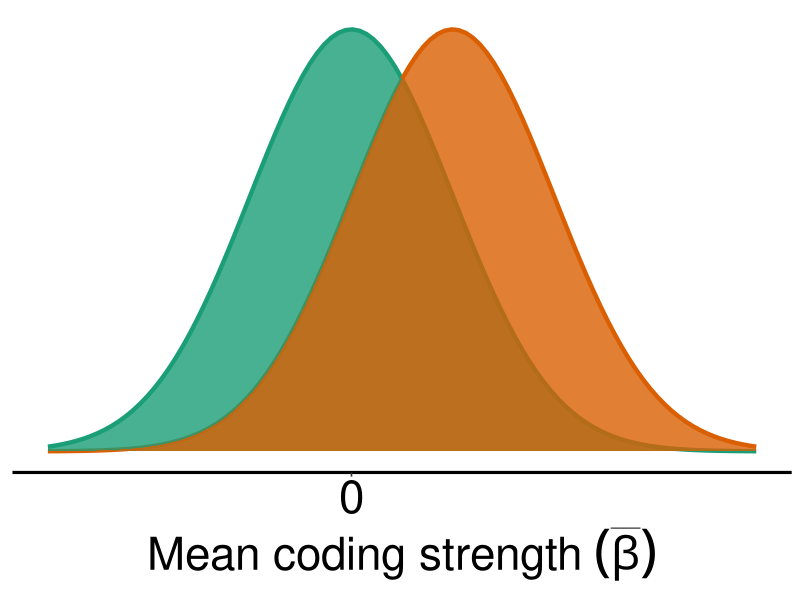
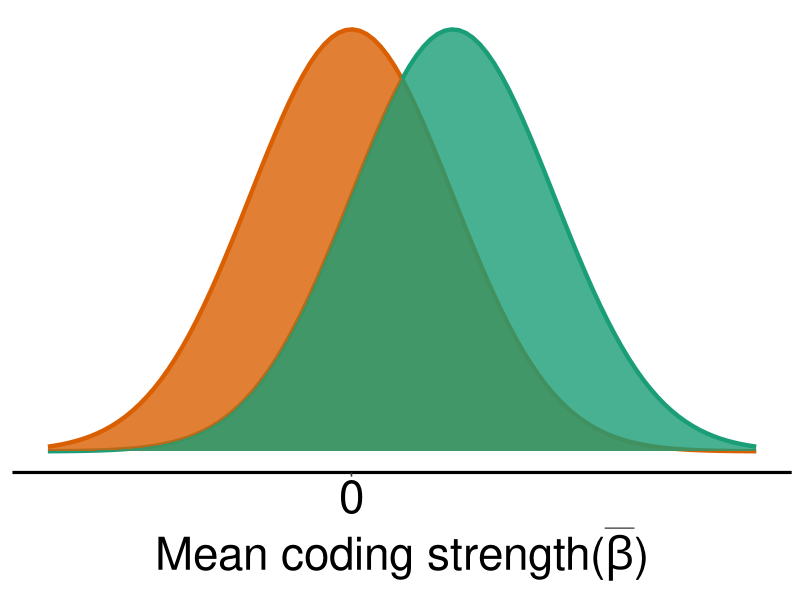
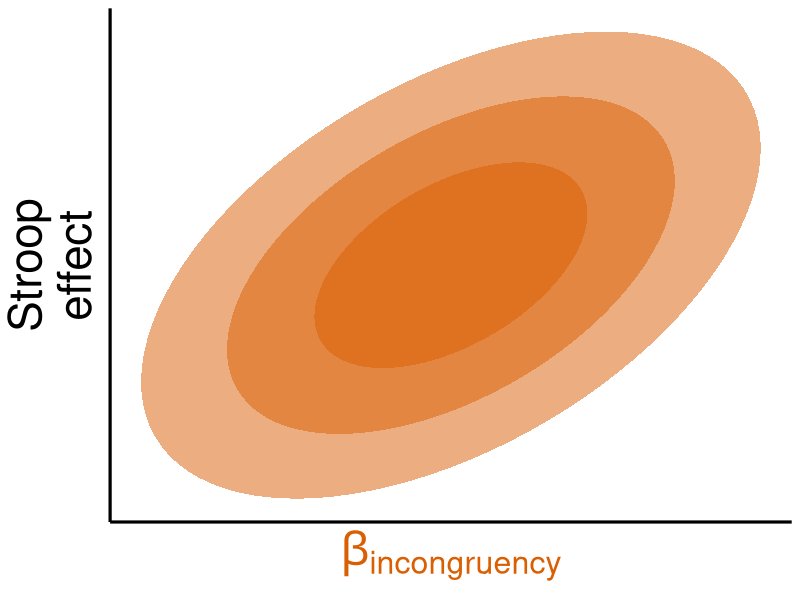
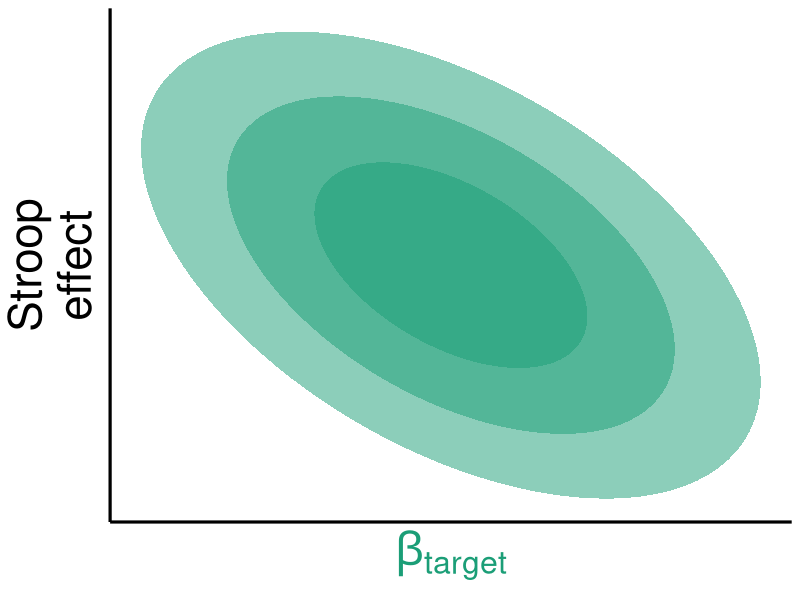

These charts were generated, in order, by the following R code:
library(ggplot2)
library(here)
library(magrittr)
library(ellipse)

theme_set(theme_bw(base_size = 12))
colors.model <- c(incon = "#d95f02", target = "#1b9e77", distractor = "#7570b3")
text.size <- 2.75


group.mfc <- data.frame(x = c(-3, 4)) %>%
  
  ggplot(aes(x = x)) +
  
  stat_function(fun = dnorm, color = colors.model["target"], size = 1.5) +
  stat_function(fun = dnorm, color = colors.model["incon"], size = 1.5, args = list(1)) +
  
  stat_function(fun = dnorm, geom = "area", fill = colors.model["target"], alpha = 0.8) +
  stat_function(fun = dnorm, geom = "area", fill = colors.model["incon"], alpha = 0.8, args = list(mean = 1)) +
  
  scale_x_continuous(labels = 0, breaks = 0) +
  
  theme(
    axis.text.y = element_blank(), axis.ticks.y = element_blank(), panel.grid = element_blank(), panel.border = element_blank(),
    axis.line.x = element_line(size = rel(2)), axis.title.y = element_blank(), axis.text = element_text(size = rel(text.size), color = "black"), 
    axis.title = element_text(size = rel(text.size))
    ) +
  
  labs(x = bquote("Mean coding strength"~(bar(beta))))

group.dlpfc <- data.frame(x = c(-3, 4)) %>%
  
  ggplot(aes(x = x)) +
  
  stat_function(fun = dnorm, color = colors.model["incon"], size = 1.5) +
  stat_function(fun = dnorm, color = colors.model["target"], size = 1.5, args = list(1)) +
  
  stat_function(fun = dnorm, geom = "area", fill = colors.model["incon"], alpha = 0.8) +
  stat_function(fun = dnorm, geom = "area", fill = colors.model["target"], alpha = 0.8, args = list(mean = 1)) +
  
  scale_x_continuous(labels = 0, breaks = 0) +
  
  theme(
    axis.text.y = element_blank(), axis.ticks.y = element_blank(), panel.grid = element_blank(), panel.border = element_blank(),
    axis.line.x = element_line(size = rel(2)), axis.title.y = element_blank(), axis.text = element_text(size = rel(text.size), color = "black"), 
    axis.title = element_text(size = rel(text.size))
  ) +
  
  labs(x = bquote("Mean coding strength("*bar(beta)*")"))


# https://stackoverflow.com/questions/36221596/plot-multivariate-gaussian-contours-with-ggplot2
m <- c(0, 0)
sigma <- matrix(c(1,.5,.5,1), nrow=2)
alpha_levels <- c(
  pnorm(1)-pnorm(-1),
  pnorm(2)-pnorm(-2),
  pnorm(3)-pnorm(-3)
  )
names(alpha_levels) <- alpha_levels ## to get id column in result
contour_data <- plyr::ldply(alpha_levels,ellipse,x=sigma,
                      scale=c(1,1),  ## needed for positional matching
                      centre=m)

indif.mfc <- contour_data %>%
  ggplot(aes(x, y, group = .id)) + geom_polygon(aes(fill = as.numeric(.id)), alpha = 0.5, fill = colors.model["incon"]) +
  theme(
    axis.text = element_blank(), axis.ticks = element_blank(), panel.grid = element_blank(), panel.border = element_blank(),
    axis.line = element_line(size = rel(2)), axis.title = element_text(size = rel(text.size)), axis.title.x = element_text(color = colors.model["incon"])
  ) +
  labs(x = bquote(beta["incongruency"]), y = "Stroop\neffect")
  
  
indif.dlpfc <- contour_data %>%
  ggplot(aes(x, -y, group = .id)) + geom_polygon(aes(fill = as.numeric(.id)), alpha = 0.5, fill = colors.model["target"]) +
  theme(
    axis.text = element_blank(), axis.ticks = element_blank(), panel.grid = element_blank(), panel.border = element_blank(),
    axis.line = element_line(size = rel(2)), axis.title = element_text(size = rel(text.size)), axis.title.x = element_text(color = colors.model["target"])
  ) +
  labs(x = bquote(beta["target"]), y = "Stroop\neffect")



ggsave(here("out/method_fig/group_mfc.pdf"), group.mfc, device = "pdf", width = 5, height = 3, units = "in")
ggsave(here("out/method_fig/group_dlpfc.pdf"), group.dlpfc, device = "pdf", width = 5, height = 3, units = "in")
ggsave(here("out/method_fig/indif_mfc.pdf"), indif.mfc, device = "pdf", width = 10, height = 7, units = "in")
ggsave(here("out/method_fig/indif_dlpfc.pdf"), indif.dlpfc, device = "pdf", width = 10, height = 7, units = "in")
